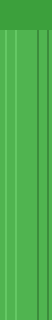

Generate this figure with Python:
import pygame
import os

# Create the pipe sprite
def create_pipe_sprite():
    # Create a surface for the pipe
    pipe = pygame.Surface((52, 320), pygame.SRCALPHA)
    
    # Draw the pipe (a green pipe with a lip at the end)
    # Main pipe body
    pygame.draw.rect(pipe, (80, 180, 80), (0, 0, 52, 320))
    
    # Pipe lip (top)
    pygame.draw.rect(pipe, (60, 160, 60), (0, 0, 52, 20))
    pygame.draw.rect(pipe, (60, 160, 60), (-5, 20, 62, 10))
    
    # Pipe highlights (to give it some depth)
    pygame.draw.line(pipe, (100, 200, 100), (5, 30), (5, 320), 2)
    pygame.draw.line(pipe, (100, 200, 100), (15, 30), (15, 320), 2)
    pygame.draw.line(pipe, (60, 140, 60), (47, 30), (47, 320), 2)
    pygame.draw.line(pipe, (60, 140, 60), (37, 30), (37, 320), 2)
    
    # Save the pipe sprite
    if not os.path.exists('static/images'):
        os.makedirs('static/images')
    
    pygame.image.save(pipe, 'static/images/pipe.png')
    return 'static/images/pipe.png'

if __name__ == "__main__":
    pygame.init()
    create_pipe_sprite()
    pygame.quit()
